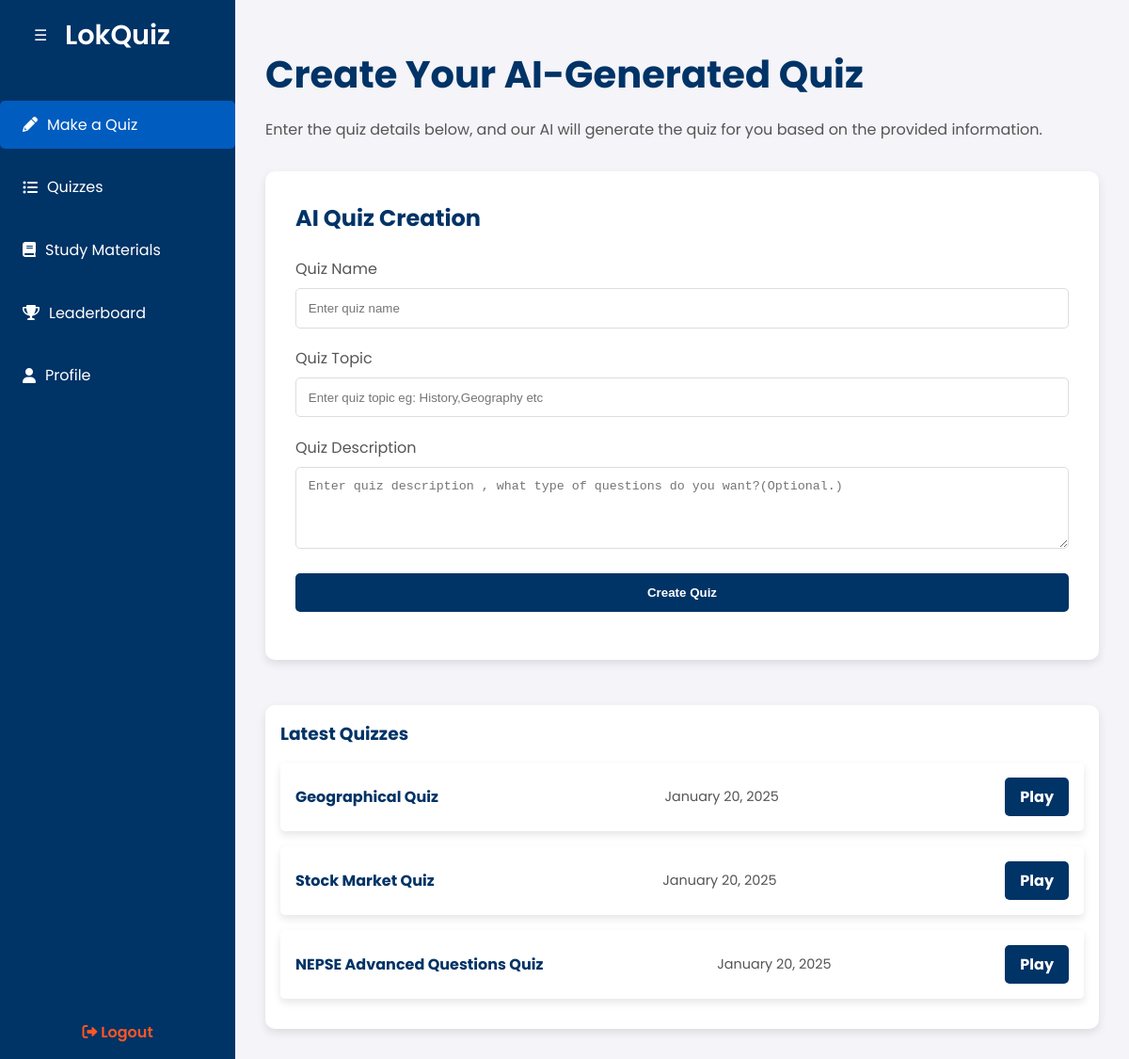
/makequiz/ (signed in), run on the app's committed database.
### home/models.py (models this page shows, shortened)
class Quiz(models.Model):
    user = models.ForeignKey(User, on_delete=models.CASCADE)
    name = models.CharField(max_length=255)
    topic = models.CharField(max_length=255)
    description = models.TextField()
    created_at = models.DateTimeField(auto_now_add=True)

### home/views.py (the view, shortened to what this page needs)
# urls.py: path("makequiz/",views.quiz_page,name="quiz_page"),
@login_required(login_url='/login/')
def quiz_page(request):
    latest_quizzes = Quiz.objects.filter(user=request.user).order_by('-created_at')[:3]
    return render(request, 'home/makequiz.html', {'latest_quizzes': latest_quizzes})

### home/templates/home/makequiz.html (shortened to what this page needs)
<!DOCTYPE html>
<html lang="en">
<head>
    {% load static %}
    <link href="https://cdnjs.cloudflare.com/ajax/libs/font-awesome/6.0.0-beta3/css/all.min.css" rel="stylesheet">
</head>
<body>
    <button class="toggle-btn" onclick="toggleSidebar()">☰</button>
    <div class="sidebar">
        <a href="/dashboard/" class="logo">LokQuiz</a>
        <ul>
            <li class="active"><a href="/makequiz/"><i class="fas fa-pencil-alt"></i> Make a Quiz</a></li>
            <li><a href="/quizzes/"><i class="fas fa-list-ul"></i> Quizzes</a></li>
            <li><a href="/materials/"><i class="fas fa-book"></i> Study Materials</a></li>
            <li><a href="/leaderboard/"><i class="fas fa-trophy"></i> Leaderboard</a></li>
            <li><a href="/profile/"><i class="fas fa-user"></i> Profile</a></li>
        </ul>
        <div class="logout">
            <a href="/logout/"><i class="fas fa-sign-out-alt"></i> Logout</a>
        </div>
    </div>
    <div class="main-content">
        <h1>Create Your AI-Generated Quiz</h1>
        <p>Enter the quiz details below, and our AI will generate the quiz for you based on the provided information.</p>
        <div class="form-container">
            <h2>AI Quiz Creation</h2>
            <form id="quiz-form" method="POST">
                <label for="quiz-name">Quiz Name</label>
                <input type="text" id="quiz-name" name="quiz-name" placeholder="Enter quiz name" required>
                <label for="quiz-topic">Quiz Topic</label>
                <input type="text" id="quiz-topic" name="quiz-topic" placeholder="Enter quiz topic eg: History,Geography etc" required>
                <label for="quiz-description">Quiz Description</label>
                <textarea id="quiz-description" name="quiz-description" rows="4" placeholder="Enter quiz description , what type of questions do you want?(Optional.)"></textarea>
                <button type="submit">Create Quiz</button>
            </form>
        </div>
        <div class="latest-quizzes">
            <h3>Latest Quizzes</h3>
            {% if latest_quizzes %}
                <ul>
                    {% for quiz in latest_quizzes %}
                        <li>
                            <div class="quiz-item">
                                <span class="quiz-name">{{ quiz.name }}</span>
                                <span class="quiz-date">{{ quiz.created_at|date:"F j, Y" }}</span>
                                <a href="{% url 'play_quiz' quiz.id %}" class="play-button">Play</a>
                            </div>
                        </li>
                    {% endfor %}
                </ul>
            {% else %}
                <p>No quizzes available.</p>
            {% endif %}
        </div>
    </div>
</body>
</html>

### home/templates/home/makequiz.html (style rules this page uses)
* { margin: 0; padding: 0; box-sizing: border-box; }
body { font-family: 'Poppins', sans-serif; background-color: #f4f4f9; color: #333; display: flex; height: 100vh; overflow: hidden; }
.sidebar { width: 250px; background: #003366; color: #fff; display: flex; flex-direction: column; padding: 1rem 0; position: fixed; height: 100%; left: 0; top: 0; transition: transform 0.3s ease-in-out; z-index: 1000; }
.sidebar .logo { font-size: 1.8rem; font-weight: 600; text-align: center; margin-bottom: 2rem; color: #fff; text-decoration: none; }
.sidebar ul { list-style: none; padding: 0; }
.sidebar ul li { margin: 1rem 0; }
.sidebar ul li a { color: #fff; text-decoration: none; padding: 0.8rem 1.5rem; display: flex; align-items: center; border-radius: 5px; transition: background 0.3s ease; }
.sidebar ul li a i { margin-right: 10px; }
.sidebar ul li.active a { background: #005cbf; }
.sidebar .logout { margin-top: auto; text-align: center; }
.sidebar .logout a { color: #FF5722; font-weight: 600; text-decoration: none; padding: 0.8rem 1.5rem; border-radius: 5px; transition: background 0.3s ease; }
.main-content { flex-grow: 1; margin-left: 250px; margin-top: 17px; padding: 2rem; overflow-y: auto; transition: margin-left 0.3s ease-in-out; }
.toggle-btn { position: absolute; top: 20px; left: 20px; background: #003366; color: #fff; border: none; padding: 0.5rem 1rem; font-size: 1rem; cursor: pointer; border-radius: 5px; z-index: 1100; }
.main-content h1 { color: #003366; margin-bottom: 1rem; }
.main-content p { margin-bottom: 2rem; color: #555; }
h1 { color: #003366; font-size: 2.5rem; margin-bottom: 1.5rem; }
.form-container { background: #fff; padding: 2rem; border-radius: 10px; box-shadow: 0 4px 10px rgba(0, 0, 0, 0.1); }
.form-container h2 { margin-bottom: 1.5rem; color: #003366; }
.form-container label { font-size: 1rem; color: #555; margin-bottom: 0.5rem; display: block; }
.form-container input, .form-container textarea, .form-container button { width: 100%; padding: 0.8rem; margin-bottom: 1.2rem; border-radius: 5px; border: 1px solid #ddd; }
.form-container button { background: #003366; color: white; border: none; cursor: pointer; font-weight: 600; transition: background 0.3s ease; }
.latest-quizzes { margin-top: 3rem; padding: 1rem; background: #fff; border-radius: 10px; box-shadow: 0 4px 10px rgba(0, 0, 0, 0.1); }
.latest-quizzes h3 { color: #003366; margin-bottom: 1rem; }
.latest-quizzes ul { list-style: none; padding: 0; }
.latest-quizzes .quiz-item { background-color: #fff; padding: 1rem; margin-bottom: 1rem; border-radius: 5px; box-shadow: 0 4px 8px rgba(0, 0, 0, 0.1); display: flex; justify-content: space-between; align-items: center; }
.latest-quizzes .quiz-name { font-weight: bold; color: #003366; }
.latest-quizzes .quiz-date { font-size: 0.9rem; color: #555; }
.latest-quizzes .play-button { background-color: #003366; color: white; padding: 0.5rem 1rem; border-radius: 5px; text-decoration: none; font-weight: bold; transition: background 0.3s ease; }

### data on the page
Quiz: name "Geographical Quiz", created_at "January 20, 2025"
Quiz: name "Stock Market Quiz", created_at "January 20, 2025"
Quiz: name "NEPSE Advanced Questions Quiz", created_at "January 20, 2025"
